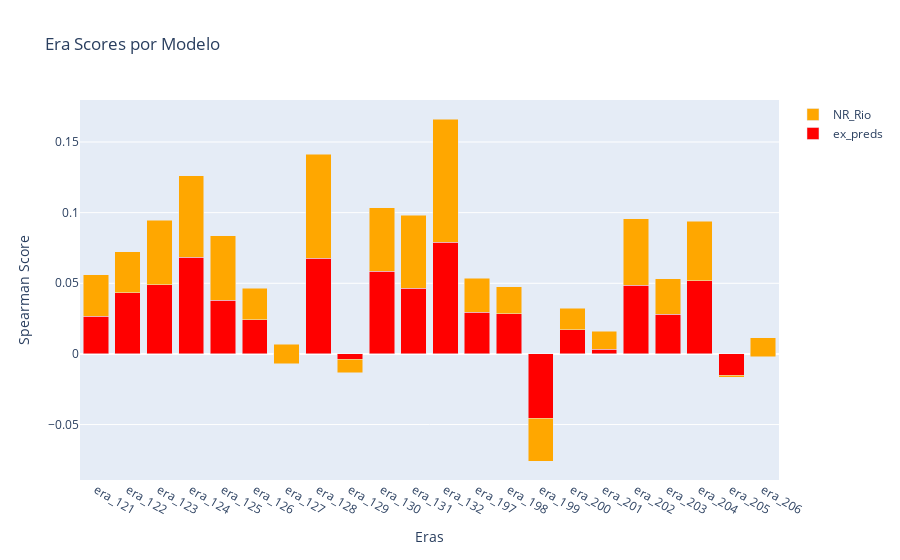

Notebook code cell kept with this figure:
### Markdown cell above
### Avaliando nos dados de teste

### Code cell
visualize.plot_era_scores(df_era_scores_nr, models_nr)

### Figure 1 — Plotly figure (JSON) as saved in the notebook; plotly's stock layout.template omitted (floating-point values rounded to 4 significant figures)
{"data": [{"marker": {"color": "#ff0000"}, "name": "ex_preds", "type": "bar", "x": ["era_121", "era_122", "era_123", "era_124", "era_125", "era_126", "era_127", "era_128", "era_129", "era_130", "era_131", "era_132", "era_197", "era_198", "era_199", "era_200", "era_201", "era_202", "era_203", "era_204", "era_205", "era_206"], "y": [0.02659, 0.0434, 0.04907, 0.06839, 0.03815, 0.02407, -0.007103, 0.06761, -0.003711, 0.0585, 0.04635, 0.07906, 0.02947, 0.02851, -0.04545, 0.01715, 0.003377, 0.04871, 0.0281, 0.05193, -0.01497, -0.001876]}, {"marker": {"color": "#ffa700"}, "name": "NR_Rio", "type": "bar", "x": ["era_121", "era_122", "era_123", "era_124", "era_125", "era_126", "era_127", "era_128", "era_129", "era_130", "era_131", "era_132", "era_197", "era_198", "era_199", "era_200", "era_201", "era_202", "era_203", "era_204", "era_205", "era_206"], "y": [0.02947, 0.02889, 0.04562, 0.05772, 0.0455, 0.02232, 0.01385, 0.07379, -0.00955, 0.0451, 0.05182, 0.08723, 0.02418, 0.01906, -0.03034, 0.01508, 0.01263, 0.04693, 0.02513, 0.04208, -0.001555, 0.01317]}], "layout": {"barmode": "stack", "title": {"text": "Era Scores por Modelo"}, "xaxis": {"title": {"text": "Eras"}}, "yaxis": {"title": {"text": "Spearman Score"}}}}
